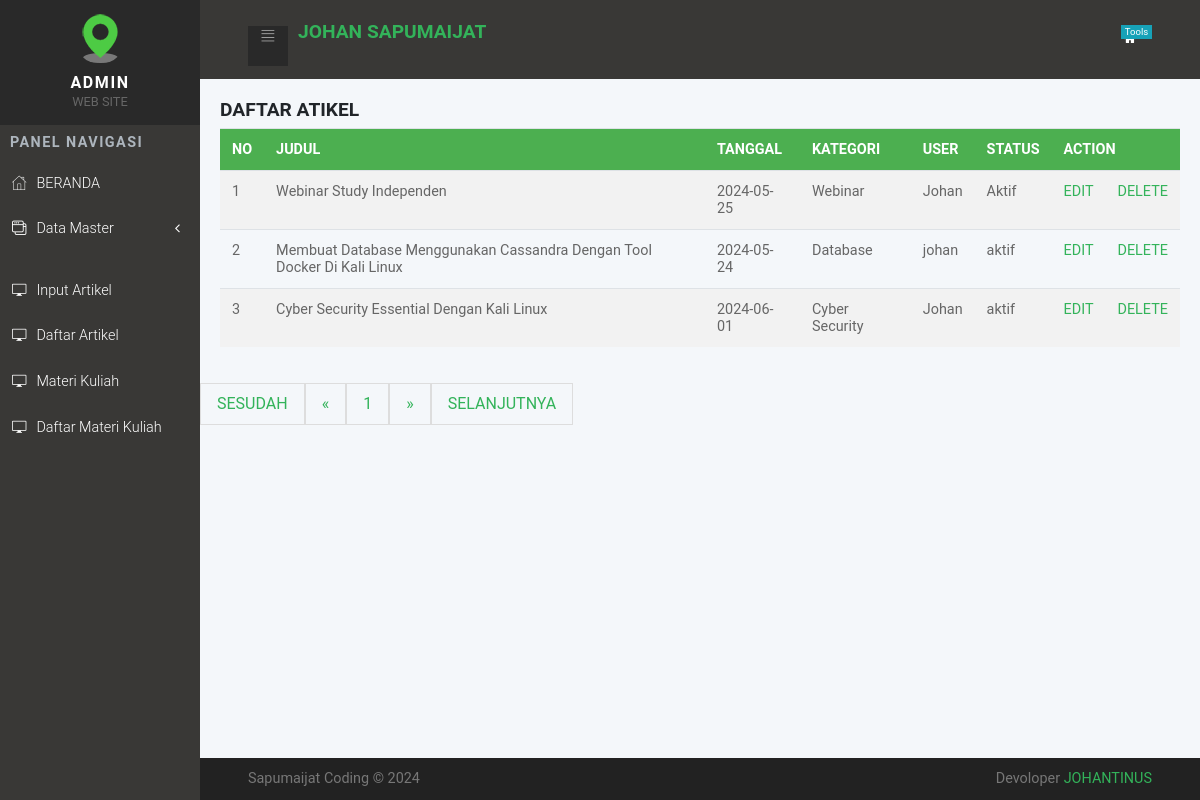
Screenshot of /admin/blog_tampil.php (signed in) with the database file from the repository.
### tables this page shows
CREATE TABLE `tbl_blog` (
  `kode` int(11) NOT NULL,
  `kategori` varchar(50) DEFAULT NULL,
  `judul` varchar(100) DEFAULT NULL,
  `konten` text DEFAULT NULL,
  `tgl_posting` date DEFAULT NULL,
  `user` varchar(50) DEFAULT NULL,
  `status` varchar(10) NOT NULL,
  `gambar` varchar(100) NOT NULL
);

### admin/blog_tampil.php (the view, shortened to what this page needs)
<?php include'header.php';
error_reporting(0); ?>
<head>
</head>
	<div class="card-body">
		<h3>DAFTAR ATIKEL</h3>
                  <div class="table-responsive">
                    <table class="table">
					<tr>
						<th>NO</th>
						<th>JUDUL</th>
						<th>TANGGAL</th>
						<th>KATEGORI</th>
						<th>USER</th>
						<th>STATUS</th>
						<th colspan="2">ACTION</th>
					</tr>
					<?php
					$page = (isset($_GET['page']))? $_GET['page'] : 1;
					$limit = 5;
					$limit_start = ($page - 1) * $limit;
					$sql = mysqli_query($konek, "SELECT * FROM tbl_blog LIMIT ".$limit_start.",".$limit);
					$no = $limit_start + 1;
					while($data = mysqli_fetch_array($sql)){
					?>
						<tr>
							<td> <?php echo $no; ?></td>
							<td> <?php echo $data['judul']; ?></td>
							<td> <?php echo $data['tgl_posting']; ?></td>
							<td> <?php echo $data['kategori']; ?></td>
							<td> <?php echo $data['user']; ?></td>
							<td> <?php echo $data['status']; ?></td>
							<td> <a href="blog_edit.php?id=<?php echo base64_encode($data['kode']); ?>">EDIT</a></td>
							<td> <a href="blog_hapus.php?id=<?php echo $data['kode']; ?> ">DELETE</a></td>
						</tr>
					<?php
						$no++;
					}
					?>
				</table>
			</div>
			</div>
			<ul class="pagination">
				<?php
				if($page == 1){
				?>
					<li class="disabled"><a href="#">SESUDAH</a></li>
					<li class="disabled"><a href="#">&laquo;</a></li>
				<?php
				}else{
					$link_prev = ($page > 1)? $page - 1 : 1;
				?>
					<li><a href="blog_tampil.php?page=1">SESUDAH</a></li>
					<li><a href="blog_tampil.php?page=<?php echo $link_prev; ?>">&laquo;</a></li>
				<?php
				}
				?>
				<?php
				$sql2 = mysqli_query($konek, "SELECT COUNT(*) AS jumlah FROM tbl_blog");
				$get_jumlah = mysqli_fetch_array($sql2);
				$jumlah_page = ceil($get_jumlah['jumlah'] / $limit);
				$jumlah_number = 3;
				$start_number = ($page > $jumlah_number)? $page - $jumlah_number : 1;
				$end_number = ($page < ($jumlah_page - $jumlah_number))? $page + $jumlah_number : $jumlah_page;
				for($i = $start_number; $i <= $end_number; $i++){
					$link_active = ($page == $i)? ' class="active"' : '';
				?>
					<li<?php echo $link_active; ?>><a href="blog_tampil.php?page=<?php echo $i; ?>"><?php echo $i; ?></a></li>
				<?php
				}
				?>
				<?php
				if($page == $jumlah_page){
				?>
					<li class="disabled"><a href="#">&raquo;</a></li>
					<li class="disabled"><a href="#">SELANJUTNYA</a></li>
				<?php
				}else{
					$link_next = ($page < $jumlah_page)? $page + 1 : $jumlah_page;
				?>
					<li><a href="blog_tampil.php?page=<?php echo $link_next; ?>">&raquo;</a></li>
					<li><a href="blog_tampil.php?page=<?php echo $jumlah_page; ?>">SELANJUTNYA</a></li>
				<?php
				}
				?>
			</ul>
		<div>
<?php include'footer.php'; ?>

### admin/css/style.default.css (style rules this page uses)
a { display: inline-block; text-decoration: none; color: #fff; }
body { overflow-x: hidden; }
table { font-size: 0.9em; color: #666; }
body { font-family: "Roboto", sans-serif; font-size: 1rem; font-weight: 400; line-height: 1.5; color: #212529; background-color: #fff; }
a { color: #33b35a; text-decoration: none; }
h1, h2, h3, h4, h5, h6, .h1, .h2, .h3, .h4, .h5, .h6 { margin-bottom: 0.5rem; font-family: inherit; font-weight: 700; line-height: 1.1; color: inherit; }
h3, .h3 { font-size: 1.2rem; }
.card-body { padding: 1.25rem; }

### admin/blog_tampil.php (style rules this page uses)
table { border-collapse: collapse; width: 100%; }
th, td { text-align: left; padding: 8px; }
tr:nth-child(even) { background-color: #f2f2f2 }
th { background-color: #4CAF50; color: white; }
.pagination { display: inline-block; }
.pagination li { color: black; float: left; padding: 8px 16px; text-decoration: none; transition: background-color .3s; border: 1px solid #ddd; }

### rows the page displays
tbl_blog: judul "Webinar Study Independen", tgl_posting "2024-05-25", kategori "Webinar", user "Johan", status "Aktif"
tbl_blog: judul "Membuat Database Menggunakan Cassandra Dengan Tool Docker Di Kali Linux", tgl_posting "2024-05-24", kategori "Database", user "johan", status "aktif"
tbl_blog: judul "Cyber Security Essential Dengan Kali Linux", tgl_posting "2024-06-01", kategori "Cyber Security", user "Johan", status "aktif"
